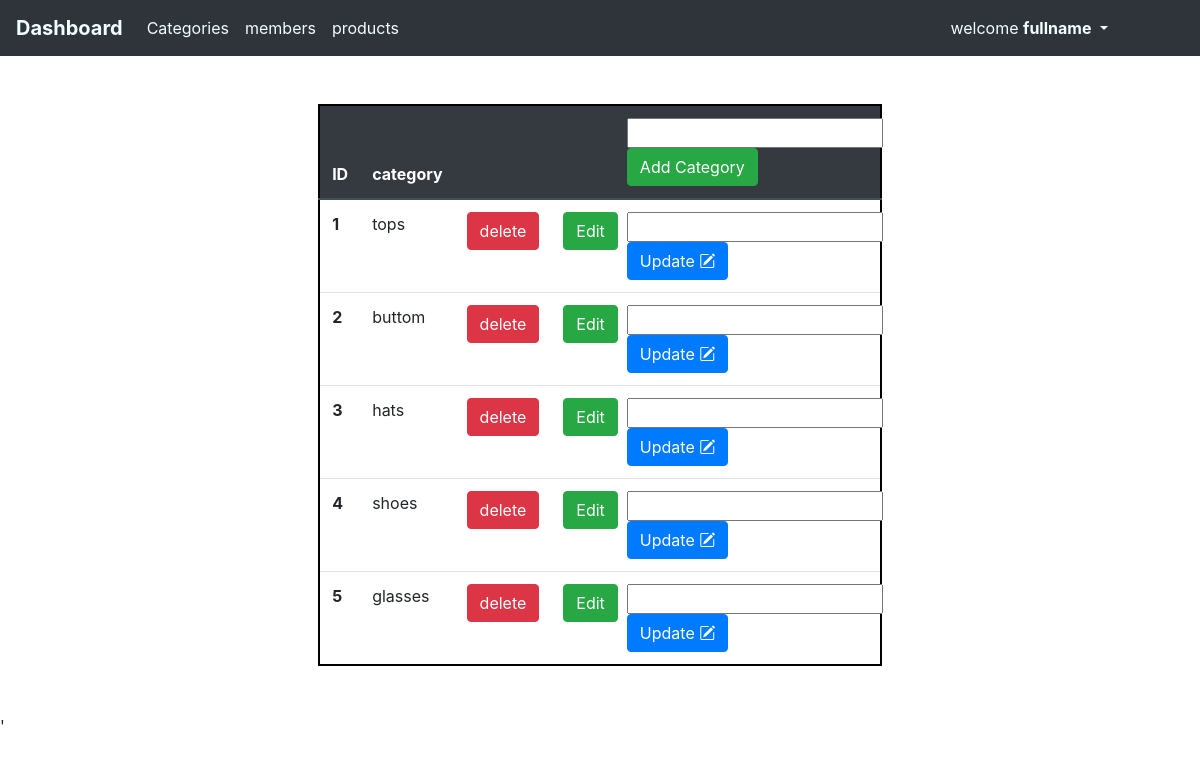
Screenshot of /pages/categories.php (signed in) with the database file from the repository.
### tables this page shows
CREATE TABLE `category` (
  `id` int(11) NOT NULL,
  `name` varchar(50) DEFAULT NULL
);

### pages/categories.php (the view, shortened to what this page needs)
<?php
include "../const/bootstrap.php";
include "../const/navbar.php";
include "../includes/mysql_connections/connect.php";
try{
    $stm = $dbc->prepare('SELECT * from category ');
    $stm->execute();
    $data = $stm ->fetchAll(PDO::FETCH_ASSOC);
  }catch(Exception $e){
      echo $e;
      header("Location:"."./categories.php?statu=0");
  }
?>
<!DOCTYPE html>
<html lang="en">
<head>
    <?php echo  $bootstrapCSS; ?>
    <link rel='stylesheet' type='text/css' href='../styles/mambers.css'>
    <link rel='stylesheet' type='text/css' href='../styles/nav.css'>
    <link rel="stylesheet" href="https://cdn.jsdelivr.net/npm/bootstrap-icons@1.3.0/font/bootstrap-icons.css">
</head>
<body>
<?php echo $navbar; ?>
<div class="table-responsive-sm p-5 ">
<table class="table w-50 center m-auto  ">
  <thead class="thead-dark ">
    <tr>
      <th scope="col">ID</th>
      <th scope="col">category </th>
      <th scope="col"></th>
      <th scope="col"></th>
      <th scope="col">
      <form class="column row" action="../functions/categories/c_manager.php?action=1" method="post">
        <input class=" input-group-sm" type="text" name="category" required>
        <button class="btn btn-success">Add Category</button>
      </form>
      </th>
    </tr>
  </thead>
  <tbody>
      <?php
         foreach ($data as $key ) {
                echo "  <tr>
                <th scope='row'>". $key["id"] ."</th>
                <td>". $key["name"] ."</td>
                <td>
                <a href='../functions/categories/c_manager.php?id=". $key["id"] ."&action=0'><Button class='btn btn-danger'>delete</Button></a>
                </td>
                <td>
                <a href='../functions/categories/c_manager.php?id=". $key["id"] ."&action=1'><Button class='btn btn-success'>Edit</Button></a>
                </td>
                <td>
                <form class='column row' action='../functions/categories/c_manager.php?action=1' method='post'>
                <input class=' input-group-sm' type='text' name='category' required>
                <button class='btn btn-primary'>Update <i class='bi bi-pencil-square'></i></button>
              </form>
                </td>
              </tr>";
         }
      ?>
  </tbody>
</table>
</div>
<?php echo  $bootstrapJQ; ?>
</body>
</html>

### styles/mambers.css (style rules this page uses)
.table { width: 100%; color: #212529; border: 2px solid black; }

### rows the page displays
category: id "1", name "tops"
category: id "2", name "buttom"
category: id "3", name "hats"
category: id "4", name "shoes"
category: id "5", name "glasses"

### other values shown
$fullname "fullname"
